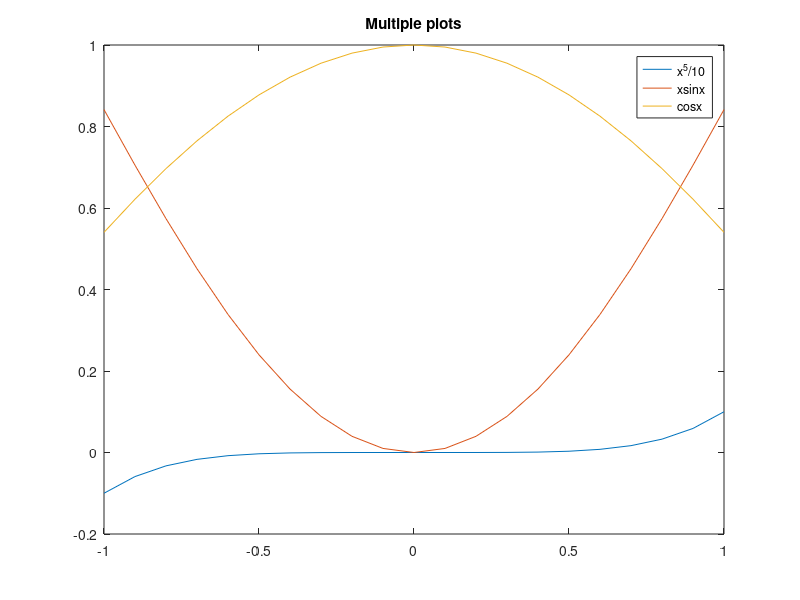

MATLAB code for this plot:
% For x ∈ [0, 3], graph on the same set of axes the functions x^5/10, x*sin x and cos x,
% in different colours and line-styles. Display a title and a legend on your graph. Then plot them % on different pictures.

x=-1:0.1:1
plot(x, x.^5/10, x, x.*sin(x), x, cos(x))
title("Multiple plots")
legend("x^5/10", "xsinx", "cosx")
